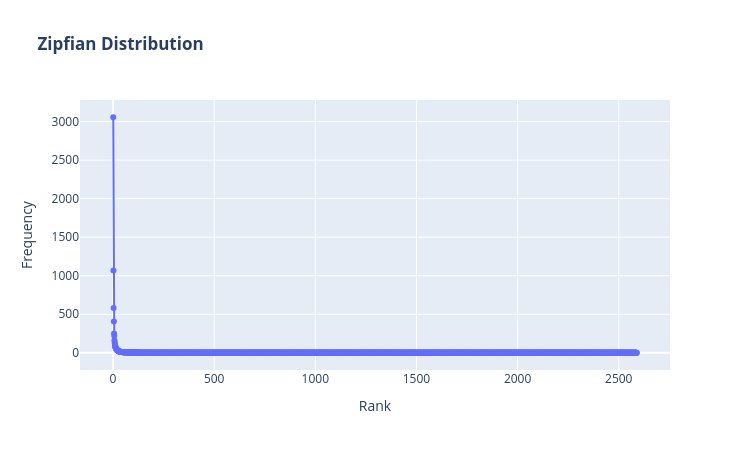

The code cell stored with this chart in its notebook:
### Code cell
fig = go.Figure()

fig.add_trace(go.Scatter(
    x=list(rank),
    y=freq.values,
    mode="lines+markers",
    name="Frequency"
))

fig.update_layout(
    xaxis_title="Rank",
    yaxis_title="Frequency",
    title="<b>Zipfian Distribution</b>",
    width=750,
    height=450
)

fig.show()

### Figure 1 — Plotly figure (JSON) as saved in the notebook; plotly's stock layout.template omitted (floating-point values rounded to 4 significant figures; data arrays with more than 128 entries replaced by an {"elided": "..."} marker saying what was removed)
{"data": [{"mode": "lines+markers", "name": "Frequency", "type": "scatter", "x": {"elided": "2589 int values"}, "y": {"elided": "2589 int values"}}], "layout": {"height": 450, "title": {"text": "<b>Zipfian Distribution</b>"}, "width": 750, "xaxis": {"title": {"text": "Rank"}}, "yaxis": {"title": {"text": "Frequency"}}}}
